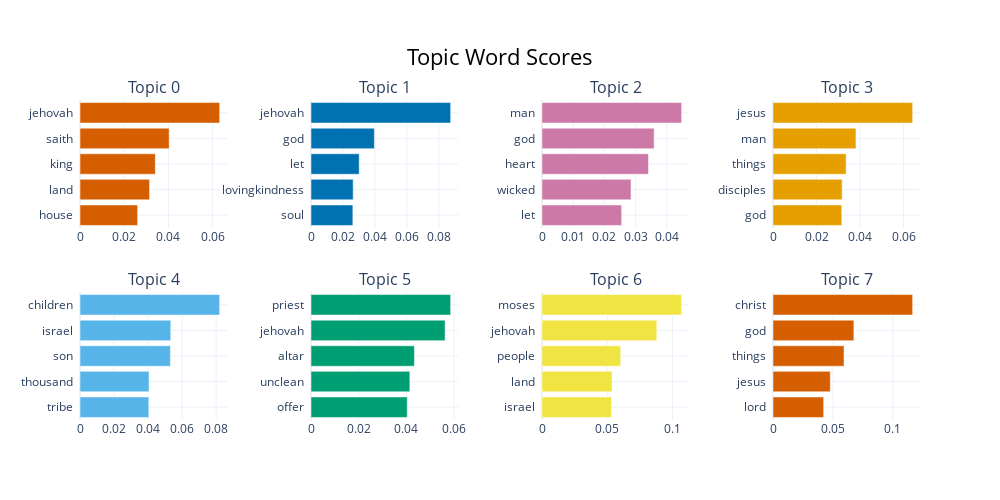

Here is the notebook cell this chart was saved with:
### Code cell
# Visualize top topics
topic_model.visualize_barchart(top_n_topics=8)

### Figure 1 — Plotly figure (JSON) as saved in the notebook; plotly's stock layout.template omitted (floating-point values rounded to 4 significant figures)
{"data": [{"marker": {"color": "#D55E00"}, "orientation": "h", "type": "bar", "x": [0.02607, 0.03147, 0.03407, 0.04034, 0.06318], "xaxis": "x", "y": ["house  ", "land  ", "king  ", "saith  ", "jehovah  "], "yaxis": "y"}, {"marker": {"color": "#0072B2"}, "orientation": "h", "type": "bar", "x": [0.02617, 0.02636, 0.03013, 0.03962, 0.0873], "xaxis": "x2", "y": ["soul  ", "lovingkindness  ", "let  ", "god  ", "jehovah  "], "yaxis": "y2"}, {"marker": {"color": "#CC79A7"}, "orientation": "h", "type": "bar", "x": [0.02554, 0.02853, 0.03413, 0.03594, 0.04476], "xaxis": "x3", "y": ["let  ", "wicked  ", "heart  ", "god  ", "man  "], "yaxis": "y3"}, {"marker": {"color": "#E69F00"}, "orientation": "h", "type": "bar", "x": [0.03162, 0.03176, 0.03361, 0.03811, 0.06417], "xaxis": "x4", "y": ["god  ", "disciples  ", "things  ", "man  ", "jesus  "], "yaxis": "y4"}, {"marker": {"color": "#56B4E9"}, "orientation": "h", "type": "bar", "x": [0.04043, 0.04056, 0.0531, 0.05334, 0.08207], "xaxis": "x5", "y": ["tribe  ", "thousand  ", "son  ", "israel  ", "children  "], "yaxis": "y5"}, {"marker": {"color": "#009E73"}, "orientation": "h", "type": "bar", "x": [0.04039, 0.04147, 0.04339, 0.05628, 0.0586], "xaxis": "x6", "y": ["offer  ", "unclean  ", "altar  ", "jehovah  ", "priest  "], "yaxis": "y6"}, {"marker": {"color": "#F0E442"}, "orientation": "h", "type": "bar", "x": [0.05326, 0.0537, 0.06033, 0.08799, 0.107], "xaxis": "x7", "y": ["israel  ", "land  ", "people  ", "jehovah  ", "moses  "], "yaxis": "y7"}, {"marker": {"color": "#D55E00"}, "orientation": "h", "type": "bar", "x": [0.04225, 0.04778, 0.05923, 0.06747, 0.1165], "xaxis": "x8", "y": ["lord  ", "jesus  ", "things  ", "god  ", "christ  "], "yaxis": "y8"}], "layout": {"annotations": [{"font": {"size": 16}, "showarrow": false, "text": "Topic 0", "x": 0.0875, "xanchor": "center", "xref": "paper", "y": 1, "yanchor": "bottom", "yref": "paper"}, {"font": {"size": 16}, "showarrow": false, "text": "Topic 1", "x": 0.3625, "xanchor": "center", "xref": "paper", "y": 1, "yanchor": "bottom", "yref": "paper"}, {"font": {"size": 16}, "showarrow": false, "text": "Topic 2", "x": 0.6375, "xanchor": "center", "xref": "paper", "y": 1, "yanchor": "bottom", "yref": "paper"}, {"font": {"size": 16}, "showarrow": false, "text": "Topic 3", "x": 0.9125, "xanchor": "center", "xref": "paper", "y": 1, "yanchor": "bottom", "yref": "paper"}, {"font": {"size": 16}, "showarrow": false, "text": "Topic 4", "x": 0.0875, "xanchor": "center", "xref": "paper", "y": 0.4, "yanchor": "bottom", "yref": "paper"}, {"font": {"size": 16}, "showarrow": false, "text": "Topic 5", "x": 0.3625, "xanchor": "center", "xref": "paper", "y": 0.4, "yanchor": "bottom", "yref": "paper"}, {"font": {"size": 16}, "showarrow": false, "text": "Topic 6", "x": 0.6375, "xanchor": "center", "xref": "paper", "y": 0.4, "yanchor": "bottom", "yref": "paper"}, {"font": {"size": 16}, "showarrow": false, "text": "Topic 7", "x": 0.9125, "xanchor": "center", "xref": "paper", "y": 0.4, "yanchor": "bottom", "yref": "paper"}], "height": 500, "hoverlabel": {"bgcolor": "white", "font": {"family": "Rockwell", "size": 16}}, "showlegend": false, "title": {"font": {"color": "Black", "size": 22}, "text": "Topic Word Scores", "x": 0.5, "xanchor": "center", "yanchor": "top"}, "width": 1000, "xaxis": {"anchor": "y", "domain": [0, 0.175], "showgrid": true}, "xaxis2": {"anchor": "y2", "domain": [0.275, 0.45], "showgrid": true}, "xaxis3": {"anchor": "y3", "domain": [0.55, 0.725], "showgrid": true}, "xaxis4": {"anchor": "y4", "domain": [0.825, 1], "showgrid": true}, "xaxis5": {"anchor": "y5", "domain": [0, 0.175], "showgrid": true}, "xaxis6": {"anchor": "y6", "domain": [0.275, 0.45], "showgrid": true}, "xaxis7": {"anchor": "y7", "domain": [0.55, 0.725], "showgrid": true}, "xaxis8": {"anchor": "y8", "domain": [0.825, 1], "showgrid": true}, "yaxis": {"anchor": "x", "domain": [0.6, 1], "showgrid": true}, "yaxis2": {"anchor": "x2", "domain": [0.6, 1], "showgrid": true}, "yaxis3": {"anchor": "x3", "domain": [0.6, 1], "showgrid": true}, "yaxis4": {"anchor": "x4", "domain": [0.6, 1], "showgrid": true}, "yaxis5": {"anchor": "x5", "domain": [0, 0.4], "showgrid": true}, "yaxis6": {"anchor": "x6", "domain": [0, 0.4], "showgrid": true}, "yaxis7": {"anchor": "x7", "domain": [0, 0.4], "showgrid": true}, "yaxis8": {"anchor": "x8", "domain": [0, 0.4], "showgrid": true}}}
